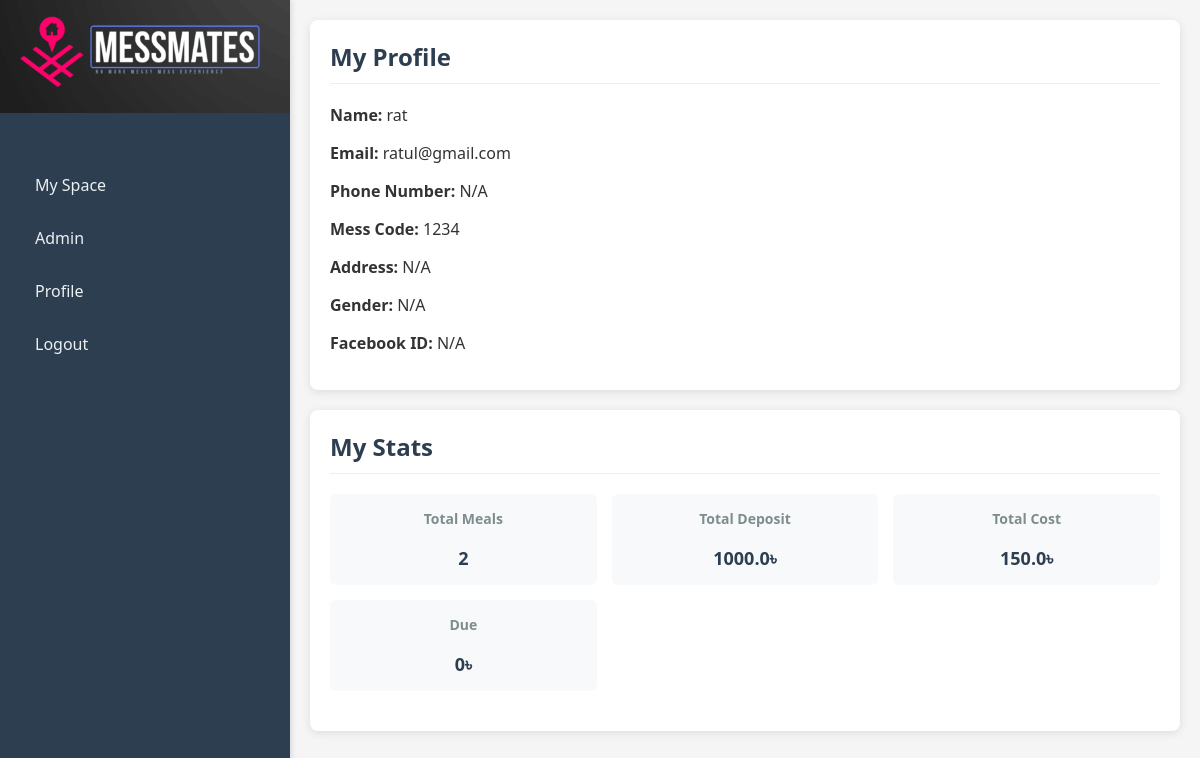
Screenshot of /profile (signed in) with the database file from the repository.
### models.py (models this page shows)
class UserModel(db.Model):
    id = db.Column(db.Integer, primary_key=True)
    username = db.Column(db.String(100), unique=True, nullable=False)
    email = db.Column(db.String(100), unique=True, nullable=False)
    password = db.Column(db.String(200), nullable=False)
    mess_code = db.Column(db.String(50))
    is_admin = db.Column(db.Boolean, default=False)
    deposit = db.Column(db.Float, default=0)
    balance = db.Column(db.Float, default=0.0)

### app.py (the view)
@app.route('/profile')
def profile():
    if 'user_id' not in session:
        return redirect('/login')
    user = UserModel.query.get(session['user_id'])
    today = date.today()
    total_meals = (
        MealRequest.query.filter_by(user_id=user.id, breakfast=True).count() +
        MealRequest.query.filter_by(user_id=user.id, lunch=True).count() +
        MealRequest.query.filter_by(user_id=user.id, dinner=True).count()
    )
    total_deposit = user.deposit
    start_of_month = today.replace(day=1)
    total_bazaar = db.session.query(func.sum(BazaarEntry.total_bazaar)) \
        .filter(BazaarEntry.date >= start_of_month, BazaarEntry.mess_code == user.mess_code).scalar() or 0
    total_shared = db.session.query(func.sum(BazaarEntry.shared_cost)) \
        .filter(BazaarEntry.date >= start_of_month, BazaarEntry.mess_code == user.mess_code).scalar() or 0
    users_in_mess = UserModel.query.filter_by(mess_code=user.mess_code).all()
    total_meals_this_month = MealRequest.query.filter(MealRequest.date >= start_of_month).count()
    meal_rate = total_bazaar / total_meals_this_month if total_meals_this_month else 0
    total_meal_cost = meal_rate * total_meals
    shared_cost_per_user = total_shared / len(users_in_mess) if len(users_in_mess) > 0 else 0
    total_cost = total_meal_cost + shared_cost_per_user
    due = max(0, total_cost - total_deposit)
    stats = {
        'total_meal': total_meals,
        'total_deposit': total_deposit,
        'cost': round(total_cost, 2),  # Total cost now includes both meal and shared cost
        'due': round(due, 2)
    }
    return render_template('profile.html', user=user, stats=stats)

### templates/profile.html (shortened to what this page needs)
<!DOCTYPE html>
<html>
<head>
    <link rel="stylesheet" href="/static/css/style.css">
</head>
<body>
    <div class="container">
        <div class="sidebar">
            <div class="logo-header">
                <img src="{{ url_for('static', filename='uploads/MessMatesx.png') }}" alt="MessMates" class="corner-logo">
            </div>
            <ul>
                <li><a href="/home">My Space</a></li>
                <li><a href="/admin">Admin</a></li>
                <li><a href="/profile">Profile</a></li>
                <li><a href="/logout">Logout</a></li>
            </ul>
        </div>
        <div class="main-content">
            <div class="card">
                <h2>My Profile</h2>
                <p><strong>Name:</strong> {{ user.username }}</p>
                <p><strong>Email:</strong> {{ user.email }}</p>
                <p><strong>Phone Number:</strong> {{ user.phone_number if user.phone_number else 'N/A' }}</p>
                <p><strong>Mess Code:</strong> {{ user.mess_code }}</p>
                <p><strong>Address:</strong> {{ user.address if user.address else 'N/A' }}</p>
                <p><strong>Gender:</strong> {{ user.gender if user.gender else 'N/A' }}</p>
                <p><strong>Facebook ID:</strong> {{ user.facebook_id if user.facebook_id else 'N/A' }}</p>
            </div>
            <div class="card">
                <h2>My Stats</h2>
                <div class="stats">
                    <div class="stat-item">
                        <h3>Total Meals</h3>
                        <p>{{ stats.total_meal }}</p>
                    </div>
                    <div class="stat-item">
                        <h3>Total Deposit</h3>
                        <p>{{ stats.total_deposit }}৳</p>
                    </div>
                    <div class="stat-item">
                        <h3>Total Cost</h3>
                        <p>{{ stats.cost }}৳</p>
                    </div>
                    <div class="stat-item">
                        <h3>Due</h3>
                        <p>{{ stats.due }}৳</p>
                    </div>
                </div>
            </div>
        </div>
    </div>
</body>
</html>

### static/css/style.css (style rules this page uses)
.logo-header { position: absolute; top: -50px; left: 50%; transform: translateX(-50%); z-index: 1; width: 100%; }
.corner-logo { height: 210px; width: auto; max-width: 290px; object-fit: contain; }
body { font-family: 'Segoe UI', Tahoma, Geneva, Verdana, sans-serif; margin: 0; padding: 0; background-color: #f5f5f5; color: #333; }
.container { display: flex; min-height: 100vh; }
.sidebar { width: 250px; background-color: #2c3e50; color: white; padding: 20px; padding-top: 150px; box-shadow: 2px 0 5px rgba(0,0,0,0.1); }
.sidebar ul { list-style: none; padding: 0; }
.sidebar li { margin-bottom: 15px; }
.sidebar a { color: #ecf0f1; text-decoration: none; display: block; padding: 8px 15px; border-radius: 4px; transition: all 0.3s; }
.main-content { flex: 1; padding: 20px; }
.card { background-color: white; border-radius: 8px; box-shadow: 0 2px 10px rgba(0,0,0,0.1); padding: 20px; margin-bottom: 20px; }
.card h2 { margin-top: 0; color: #2c3e50; border-bottom: 1px solid #eee; padding-bottom: 10px; }
.stats { display: grid; grid-template-columns: repeat(auto-fill, minmax(200px, 1fr)); gap: 15px; margin-bottom: 20px; }
.stat-item { background-color: #f8f9fa; padding: 15px; border-radius: 6px; text-align: center; }
.stat-item h3 { margin-top: 0; color: #7f8c8d; font-size: 14px; }
.stat-item p { margin-bottom: 0; font-size: 18px; font-weight: bold; color: #2c3e50; }

### rows the page displays
UserModel: username "rat", email "ratul@gmail.com", mess_code "1234", total_deposit "1000.0"

### other values shown
{{ user.phone_number if user.phone_number else 'N/A' }} "N/A"
{{ user.address if user.address else 'N/A' }} "N/A"
{{ user.gender if user.gender else 'N/A' }} "N/A"
{{ user.facebook_id if user.facebook_id else 'N/A' }} "N/A"
{{ stats.total_meal }} "2"
{{ stats.cost }} "150.0"
{{ stats.due }} "0"
